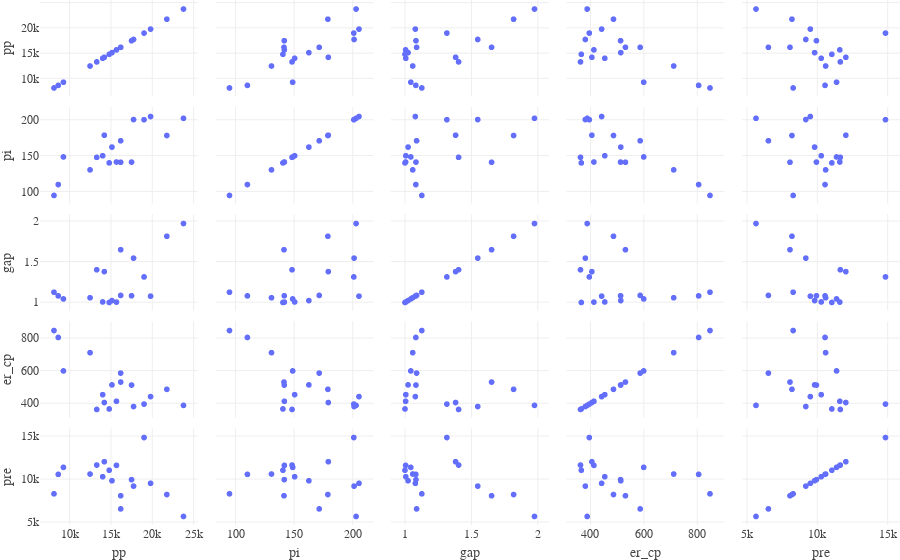

The notebook cell this image was saved under:
### Code cell
import plotly.express as px

# fig = px.scatter_matrix(df_yearly.reset_index(), hover_data=['index'])
fig = px.scatter_matrix(df_yearly)
fig.update_layout(template = None, font_family = "georgia", margin = dict(t=0,b=35,l=40, r=0))
fig.write_image('./output/variables_exploration/correlation_scatter.pdf')
fig

### Figure 1 — Plotly figure (JSON) as saved in the notebook; plotly's stock layout.template omitted (floating-point values rounded to 4 significant figures)
{"data": [{"dimensions": [{"axis": {"matches": true}, "label": "pp", "values": [8110.0, 8625.0, 12490.0, 16200.0, 9257.0, 15150.0, 19830.0, 19040.0, 17770.0, 14220.0, 13300.0, 15690.0, 14810.0, 14020.0, 17520.0, 16210.0, 21810.0, 23830.0]}, {"axis": {"matches": true}, "label": "pi", "values": [94.93, 110.2, 130.9, 171.7, 148.9, 162.8, 205.7, 201.2, 201.4, 179.4, 148.4, 141.9, 140.6, 150.6, 141.7, 141.5, 179.1, 203.2]}, {"axis": {"matches": true}, "label": "gap", "values": [1.127, 1.082, 1.058, 1.087, 1.044, 1.023, 1.078, 1.316, 1.55, 1.382, 1.405, 1.005, 0.9998, 1.006, 1.083, 1.654, 1.82, 1.978]}, {"axis": {"matches": true}, "label": "er_cp", "values": [849.4, 806.6, 713.0, 587.0, 600.3, 514.2, 442.2, 395.9, 381.0, 405.6, 362.9, 413.2, 366.0, 454.1, 513.3, 531.7, 486.8, 387.9]}, {"axis": {"matches": true}, "label": "pre", "values": [8293, 10566, 10610.0, 6531.0, 11390.0, 9821.0, 9518.0, 14874, 9195.0, 12050.0, 11655, 11620.0, 11050, 10290.0, 9953.0, 8070, 8210, 5647.0]}], "hovertemplate": "%{xaxis.title.text}=%{x}<br>%{yaxis.title.text}=%{y}<extra></extra>", "legendgroup": "", "marker": {"color": "#636efa", "symbol": "circle"}, "name": "", "showlegend": false, "type": "splom"}], "layout": {"dragmode": "select", "font": {"family": "georgia"}, "legend": {"tracegroupgap": 0}, "margin": {"b": 35, "l": 40, "r": 0, "t": 0}}}
